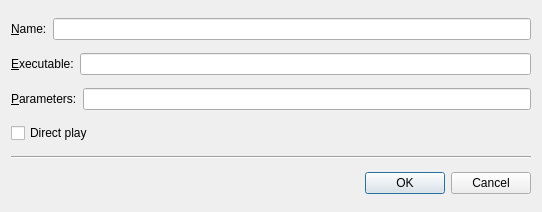
<?xml version="1.0" encoding="UTF-8"?>
<ui version="4.0">
 <class>PlayerDialog</class>
 <widget class="QDialog" name="PlayerDialog">
  <property name="geometry">
   <rect>
    <x>0</x>
    <y>0</y>
    <width>542</width>
    <height>212</height>
   </rect>
  </property>
  <property name="windowTitle">
   <string>Edit Player</string>
  </property>
  <layout class="QVBoxLayout" name="verticalLayout">
   <item>
    <layout class="QHBoxLayout" name="horizontalLayout">
     <item>
      <widget class="QLabel" name="label">
       <property name="text">
        <string>&amp;Name:</string>
       </property>
       <property name="buddy">
        <cstring>name_edit</cstring>
       </property>
      </widget>
     </item>
     <item>
      <widget class="QLineEdit" name="name_edit"/>
     </item>
    </layout>
   </item>
   <item>
    <layout class="QHBoxLayout" name="horizontalLayout_2">
     <item>
      <widget class="QLabel" name="label_2">
       <property name="text">
        <string>&amp;Executable:</string>
       </property>
       <property name="buddy">
        <cstring>binary_edit</cstring>
       </property>
      </widget>
     </item>
     <item>
      <widget class="FileChooser" name="binary_edit"/>
     </item>
    </layout>
   </item>
   <item>
    <layout class="QHBoxLayout" name="horizontalLayout_3">
     <item>
      <widget class="QLabel" name="label_3">
       <property name="text">
        <string>&amp;Parameters:</string>
       </property>
       <property name="buddy">
        <cstring>parms_edit</cstring>
       </property>
      </widget>
     </item>
     <item>
      <widget class="QLineEdit" name="parms_edit"/>
     </item>
    </layout>
   </item>
   <item>
    <widget class="QCheckBox" name="directplay_check">
     <property name="text">
      <string>Direct play</string>
     </property>
    </widget>
   </item>
   <item>
    <widget class="Line" name="line">
     <property name="orientation">
      <enum>Qt::Horizontal</enum>
     </property>
    </widget>
   </item>
   <item>
    <widget class="QDialogButtonBox" name="buttonBox">
     <property name="orientation">
      <enum>Qt::Horizontal</enum>
     </property>
     <property name="standardButtons">
      <set>QDialogButtonBox::Cancel|QDialogButtonBox::Ok</set>
     </property>
    </widget>
   </item>
  </layout>
 </widget>
 <customwidgets>
  <customwidget>
   <class>FileChooser</class>
   <extends>QLineEdit</extends>
   <header>filechooser.h</header>
  </customwidget>
 </customwidgets>
 <tabstops>
  <tabstop>name_edit</tabstop>
  <tabstop>binary_edit</tabstop>
  <tabstop>parms_edit</tabstop>
  <tabstop>directplay_check</tabstop>
  <tabstop>buttonBox</tabstop>
 </tabstops>
 <resources/>
 <connections>
  <connection>
   <sender>buttonBox</sender>
   <signal>accepted()</signal>
   <receiver>PlayerDialog</receiver>
   <slot>accept()</slot>
   <hints>
    <hint type="sourcelabel">
     <x>248</x>
     <y>254</y>
    </hint>
    <hint type="destinationlabel">
     <x>157</x>
     <y>274</y>
    </hint>
   </hints>
  </connection>
  <connection>
   <sender>buttonBox</sender>
   <signal>rejected()</signal>
   <receiver>PlayerDialog</receiver>
   <slot>reject()</slot>
   <hints>
    <hint type="sourcelabel">
     <x>316</x>
     <y>260</y>
    </hint>
    <hint type="destinationlabel">
     <x>286</x>
     <y>274</y>
    </hint>
   </hints>
  </connection>
 </connections>
</ui>
